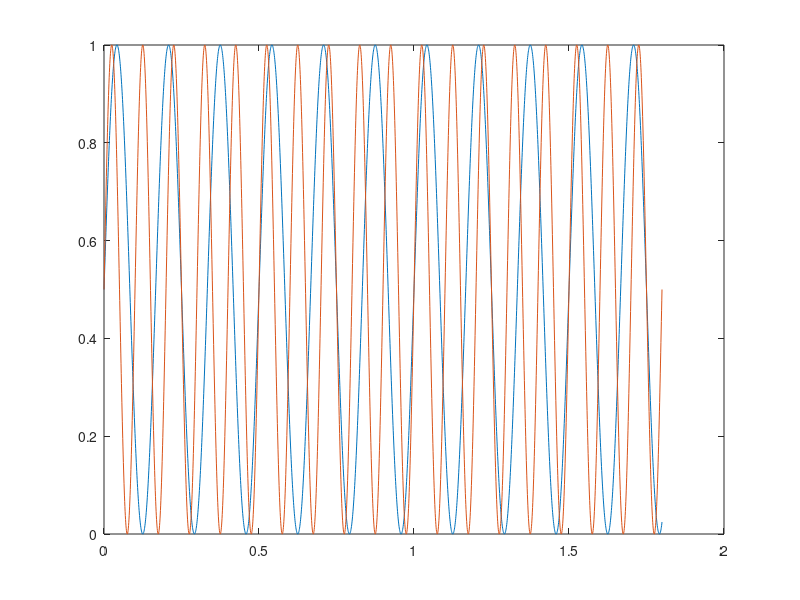

Write the MATLAB code that produced this figure.
clear;clc;
close all;
FR = 120;
d2 = 1.5; % duration of tagging signal
d6 = 0.3; % break
D2 = round(FR * d2 * 12); % 12 is the Propixx multiplier for gray scale
D6 = round(FR * d6 * 12);

d = d2 + d6;
D = D2 + D6;

t = linspace(0, d, D);
fl = 6;
fh = 10;
xColor1d0 = 0.5 * sin(2 * pi * fl * t) + 0.5; 
xColor1d1 = 0.5 * sin(2 * pi * fh * t) + 0.5;

plot(t,xColor1d0, t,xColor1d1)

xColor3d0 = reshape(xColor1d0, 4, 3, []);
xColor3d1 = reshape(xColor1d1, 4, 3, []);
xColor3d = {xColor3d0, xColor3d1};
D2 = D2 / 12; % VBL frames at 120 Hz
D6 = D6 / 12;
(D2 + D6)

% loop
for trial = 1
  for d = 1:(D2 + D6)
    fColor = xColor3d{1}(:, :, d);
    hColor = xColor3d{2}(:, :, d);
    if d < (D2 + 1) % tagging
      for i = 1:4
        fColor(i, :);
        hColor(i, :);
      end
    end
  end
end
